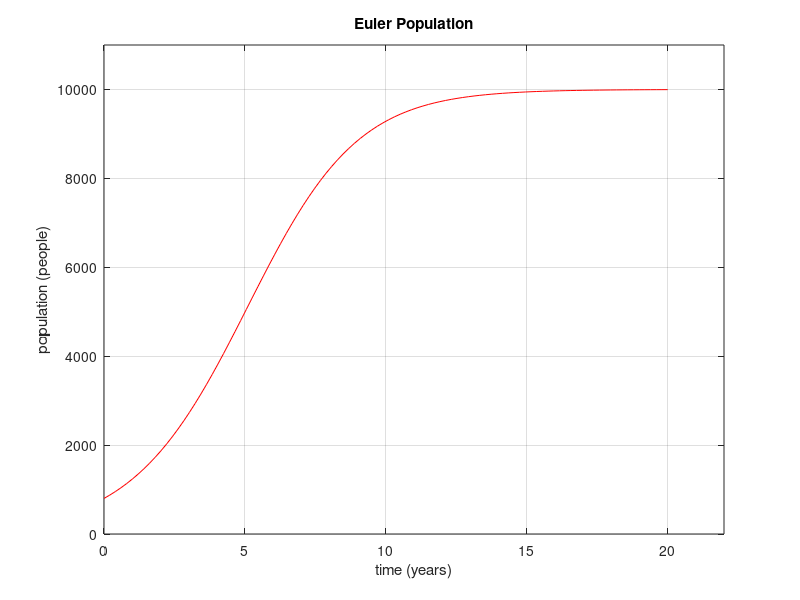

This chart was generated by the following MATLAB code:
% Author: Nicholas Newton
% Date: 2/18/20
%euler population

% plot pop of community from t=0 to t=0
% equation:
%    dp/dt=G(pmax-p(t))*p(t)

clear
clc

%% Set parameters
pmax=10000;
G=.00005; % 1/people per year


% set up linspace and dt
tmin=0;
tmax=20;
Nx=100;
t=linspace(tmin,tmax,Nx);
dt=t(2)-t(1);

% set up empty p matrix
p=zeros(1,Nx);
p(1)=800;

%% calculations

for it = 1:Nx-1
    p(it+1)=p(it)+(dt*p(it)*G*(pmax-p(it)));
end

%% plot function
plot(t,p,'r-')
title('Euler Population')
xlabel('time (years)')
ylabel('population (people)')
grid on
axis(1.1*[0,20,0,10000])

